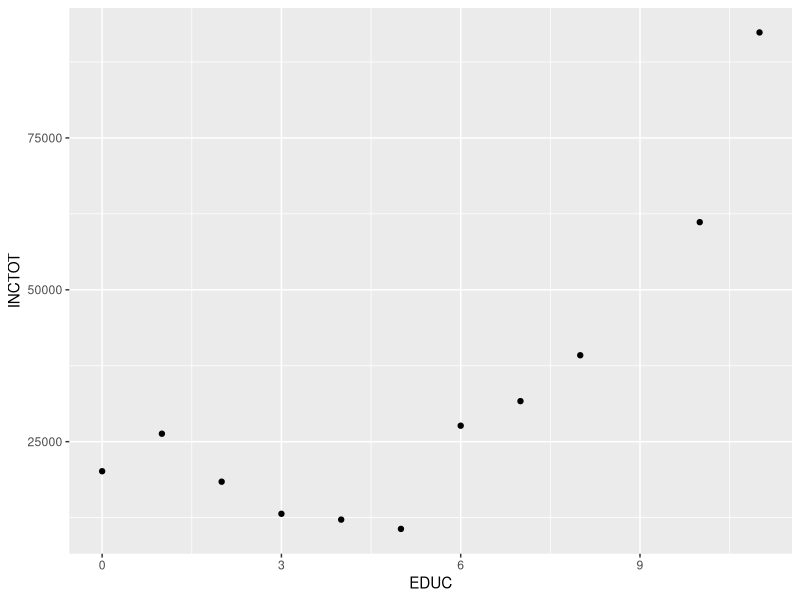
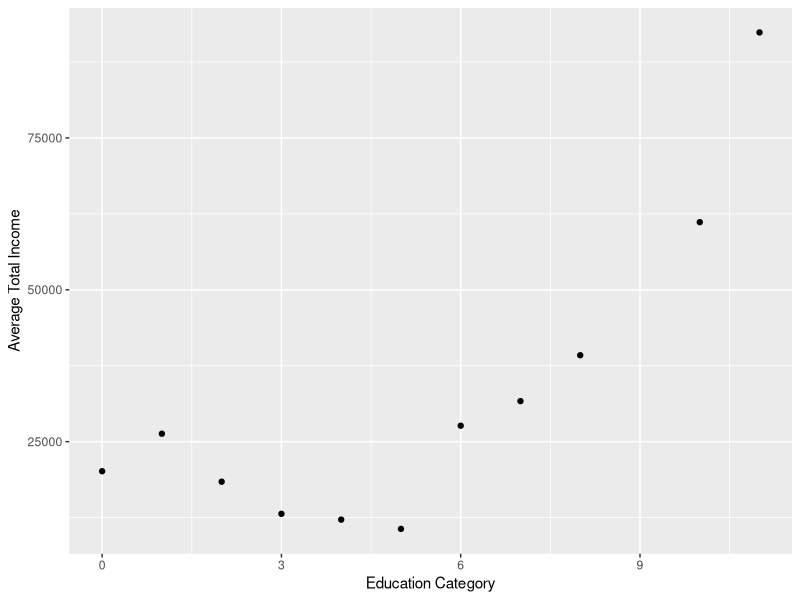
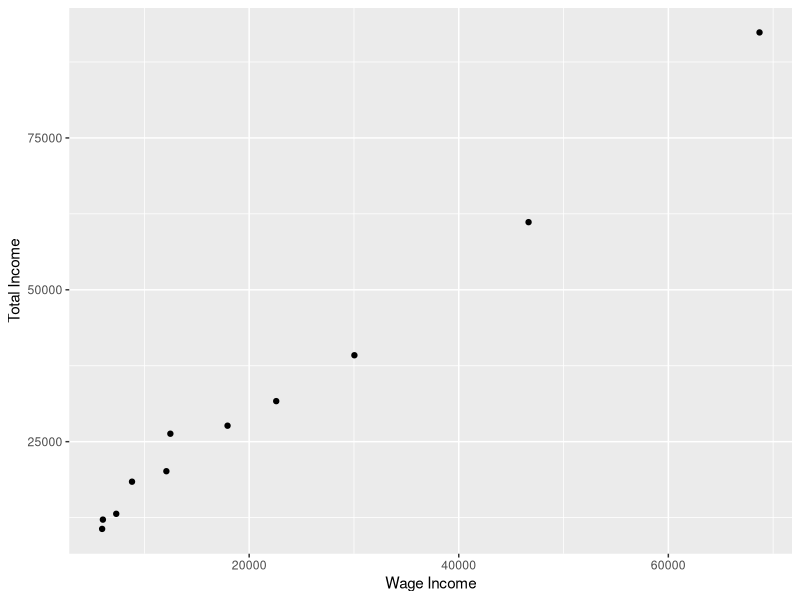
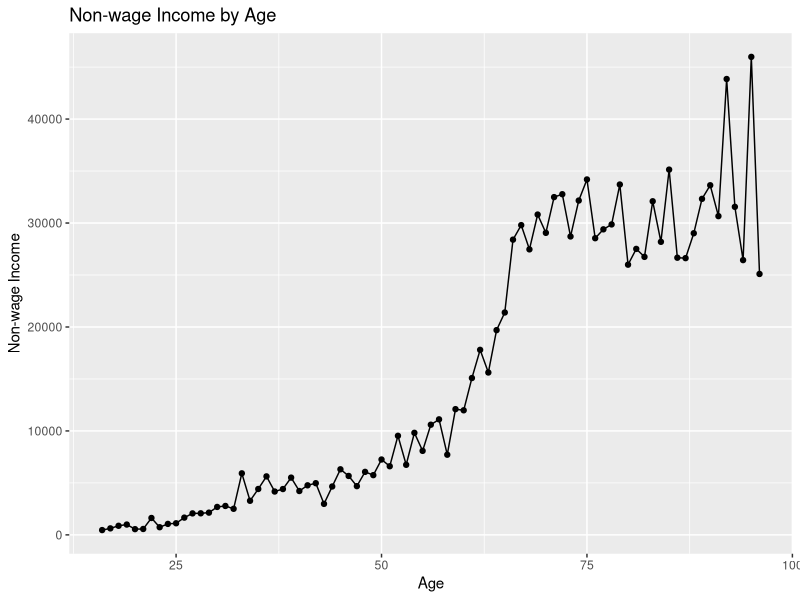
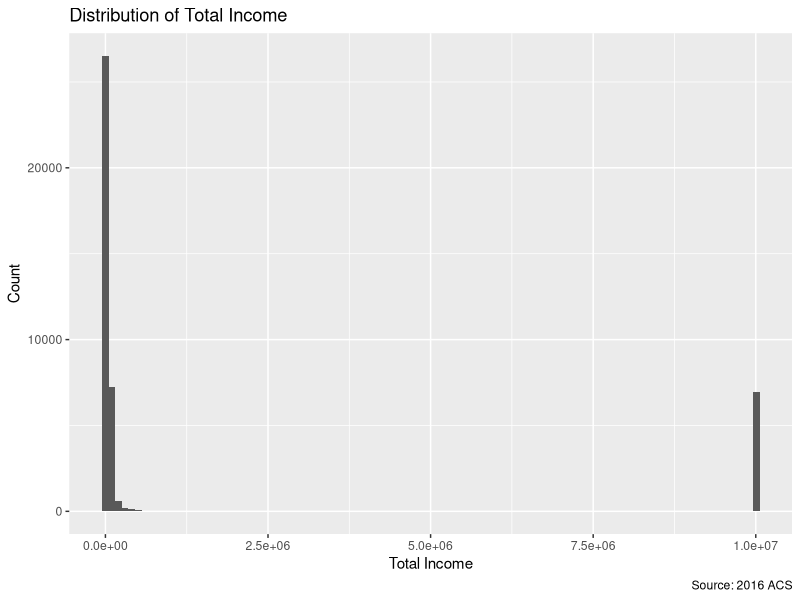
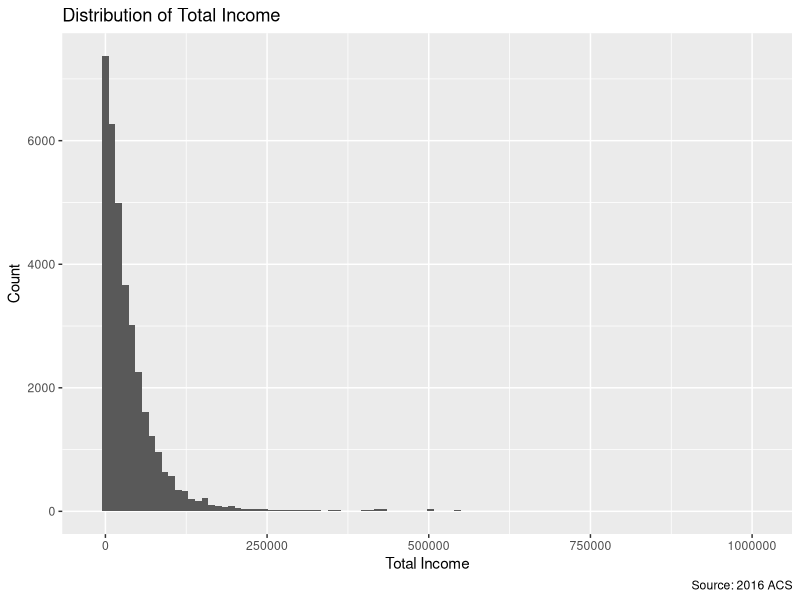
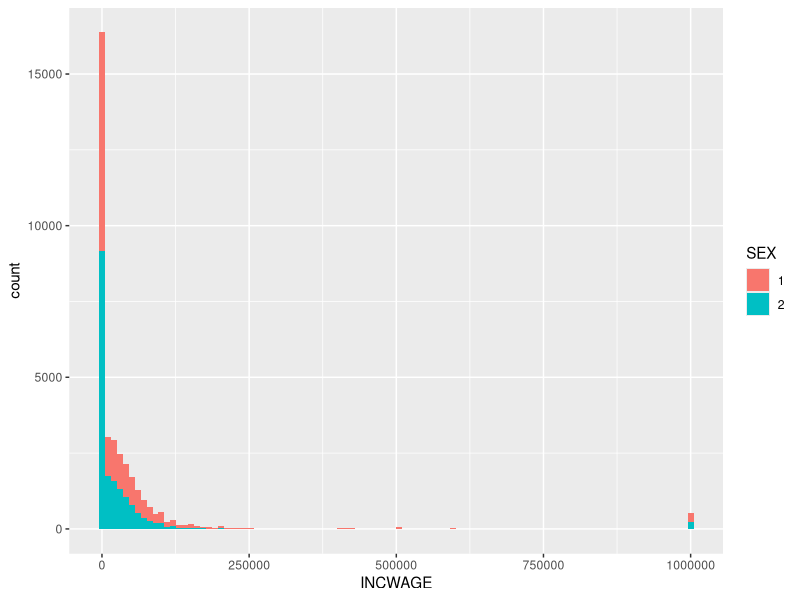
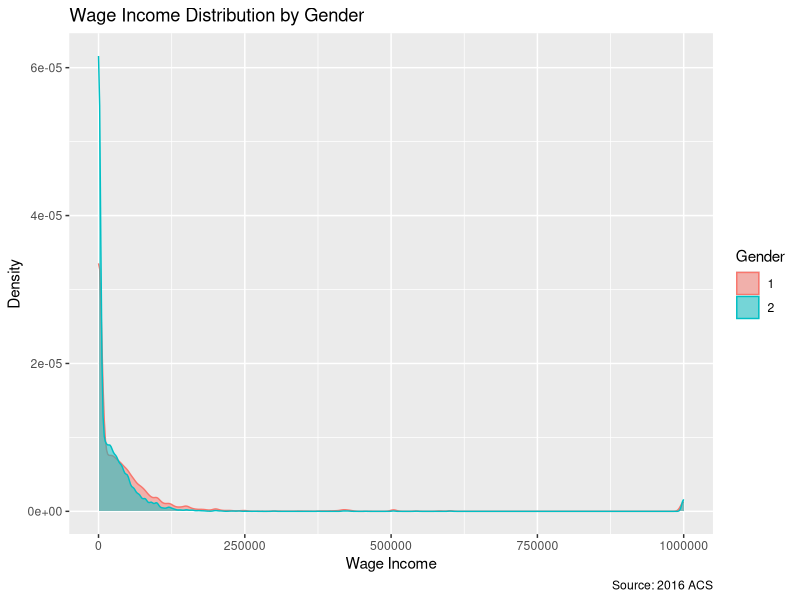

These charts were generated, in order, by the following R code:
## ---- chunk 1
knitr::opts_chunk$set(echo = TRUE, size = "tiny", width = 50)
library(tidyverse)
## ---- chunk 2
acs_2016_educ <- read_csv("acs_2016_educ.csv")
## ---- chunk 3
acs_small <- acs_2016_educ %>% select(EDUC, INCTOT)
## ---- chunk 4
ggplot(data = acs_small, 
       aes(x = EDUC, y = INCTOT)) + 
    geom_point()
## ---- chunk 5
ggplot(data = acs_small) + 
  geom_point(aes(x = EDUC, y = INCTOT)) +
  labs(x = "Education Category",
       y = "Average Total Income")
## ---- chunk 6
ggplot(data = acs_2016_educ, 
       aes(x = INCWAGE, y = INCTOT)) + 
    geom_point() +
    labs(x = "Wage Income",
         y = "Total Income")
## ---- chunk 7
acs_2016_age <- read_csv("acs_2016_age.csv")
## ---- chunk 8
acs_2016_age <-
  mutate(acs_2016_age, nonwage_income = INCTOT - INCWAGE)
## ---- chunk 9
ggplot(acs_2016_age, 
       aes(x = AGE, y = nonwage_income)) +
  geom_point() +
  geom_line() +
  labs(x = "Age",
       y = "Non-wage Income",
       title = "Non-wage Income by Age")
  
## ---- chunk 10
acs_2016_sample <- read_csv("acs_2016_sample.csv")
## ---- chunk 11
ggplot(acs_2016_sample, aes(x = INCTOT)) +
  geom_histogram(bins = 100) +
  labs(x = "Total Income", 
       y = "Count", 
       title = "Distribution of Total Income", 
       caption = "Source: 2016 ACS")
## ---- chunk 12
acs_2016_sample <- 
  filter(acs_2016_sample, INCTOT != 9999999)
## ---- chunk 13
acs_2016_sample <- filter(acs_2016_sample, INCWAGE != 9999999)
## ---- chunk 14
ggplot(acs_2016_sample, aes(x = INCTOT)) +
  geom_histogram(bins = 100) +
  labs(x = "Total Income", 
       y = "Count", 
       title = "Distribution of Total Income", 
       caption = "Source: 2016 ACS")
## ---- chunk 15
acs_2016_sample <- 
  mutate(acs_2016_sample, SEX = factor(SEX))

ggplot(acs_2016_sample, 
       aes(x = INCWAGE, fill = SEX)) +
  geom_histogram(bins = 100)
## ---- chunk 16
ggplot(acs_2016_sample, 
       aes(x = INCWAGE, fill = SEX, color = SEX)) +
  geom_density(alpha = 0.5)+
  labs(x = "Wage Income",
       y = "Density",
       fill = "Gender",
       color = "Gender",
       title = "Wage Income Distribution by Gender",
       caption = "Source: 2016 ACS")
## ---- chunk 17
ifelse(1 == 1, "yes", "no") 
ifelse(1 == 2, "yes", "no")
## ---- chunk 18
acs_2016_sample <- 
  mutate(acs_2016_sample, 
         SEX = ifelse(SEX == 1, "Male", "Female"))
## ---- chunk 19
ggplot(acs_2016_sample, 
       aes(x = INCWAGE, fill = SEX, color = SEX)) +
  geom_density(alpha = 0.5)+
  labs(x = "Wage Income",
       y = "Density",
       fill = "Gender",
       color = "Gender",
       title = "Wage Income Distribution by Gender",
       caption = "Source: 2016 ACS")
